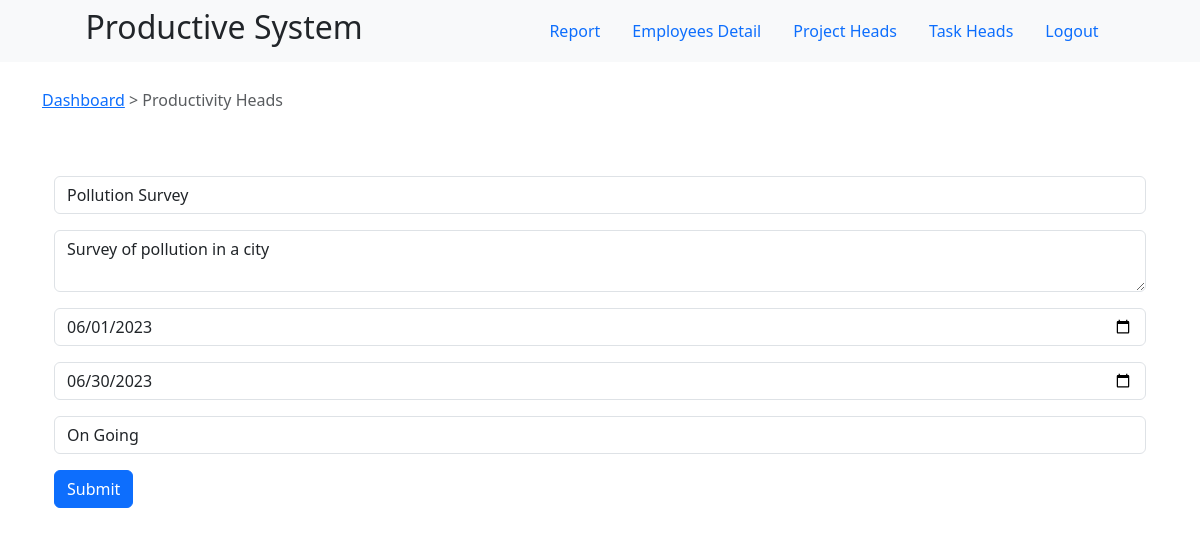
Screenshot of /dashboard/prod-head/edit/1 (signed in) with the database file from the repository.
### src/database/project.py (models this page shows, shortened)
class Project(db.Model):
    id              = db.Column(db.Integer, primary_key=True)
    project_name    = db.Column(db.String(120), nullable=False)
    short_desc      = db.Column(db.Text, nullable=True)
    start_date      = db.Column(db.String(40), nullable=True)
    end_date        = db.Column(db.String(40), nullable=True)
    status          = db.Column(db.Integer, default=0)
    task            = db.relationship(Task, backref="project")

### src/controllers/prod_head_controller.py (the view)
    @app.route(url_prefix + '/edit/<int:id>')
    def prod_head_edit(id):
        return edit(id)

### src/controllers/prod_head_controller.py (called while the page is built)
def prod_head_page():
    @app.route(url_prefix + '/')
    def prod_head_detail():
        return view()
    @app.route(url_prefix + '/delete/<int:id>')
    def prod_head_delete(id):
        return delete(id)
    @app.route(url_prefix + '/edit/<int:id>')
    def prod_head_edit(id):
        return edit(id)
    @app.route(url_prefix + '/update/<int:id>', methods=['POST', 'GET'])
    def prod_head_update(id):
        return update(id)
    @app.route(url_prefix + '/insert/', methods=['POST', 'GET'])
    def prod_head_insert():
        return insert()

### src/services/prod_head_service.py (called while the page is built)
def edit(id):
    data = Project.query.filter_by(id=id).first()
    if data != "":
        if 'admin' in session:
            return render_template("prod-head-edit.html", data=data)
        else:
            return redirect( url_productivity )
    else :
        flash("No data found", "error")
        return redirect( url_prod_head )

### src/templates/prod-head-edit.html (shortened to what this page needs)
{%extends "layout.html"%}
{%block content%}
<div class="btn-group">
    <a href="{{ url_for('report') }}">Dashboard </a> &nbsp;
    <span class="text-muted"> > Productivity Heads</span>
</div>
<div class="container mt-5">
    <div class="row">
        <div class="col-sm-12">
            <form method="post" action="/dashboard/prod-head/update/{{ data['id'] }}">
                <div class="mb-3 mt-3">
                    <input type="text" placeholder="Project Name" class="form-control" id="project_name" name="project_name" value="{{ data['project_name'] }}">
                </div>
                <div class="mb-3 mt-3">
                    <textarea type="text" placeholder="Short Description" class="form-control" id="short_desc" name="short_desc">{{ data['short_desc'] }}</textarea>
                </div>
                <div class="mb-3 mt-3">
                    <input type="date" class="form-control" id="start_date" placeholder="Starting Date" name="start_date" value="{{ data['start_date'] }}">
                </div>
                <div class="mb-3">
                    <input type="date" class="form-control" id="end_date" placeholder="Ending Date" name="end_date" value="{{ data['end_date'] }}">
                </div>
                <div class="mb-3 mt-3">
                    <select class="form-control" id="status" name="status">
                        <option value="2" {% if data['status'] == 2 %}selected{% endif %}>On Going</option>
                    </select>
                </div>
                <button type="submit" class="btn btn-primary">Submit</button>
            </form>
        </div>
    </div>
</div>
{%endblock%}

### src/static/css/main.css (style rules this page uses)
* { margin: auto; padding: 0; }

### rows the page displays
Project: project_name "Pollution Survey", short_desc "Survey of pollution in a city", start_date "06/01/2023", end_date "06/30/2023", status "On Going"
